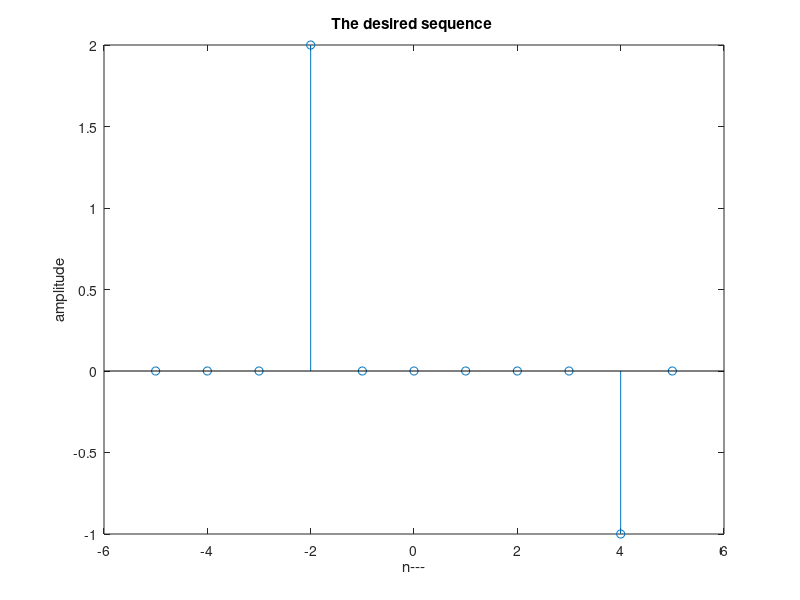

Source code (MATLAB):
%x(n)=2d(n+2)-d(n-4)
clc;
clear all;
close all;
n=-5:5;
y1=(n==-2);
y2=(n==4);
y3=2*y1-y2;
subplot(1,1,1);
stem(n,y3);
title('The desired sequence ');
xlabel('n---');
ylabel('amplitude');
